Frame 1 (no input): blank canvas, image omitted
Frame 60 (no input): blank canvas, image omitted
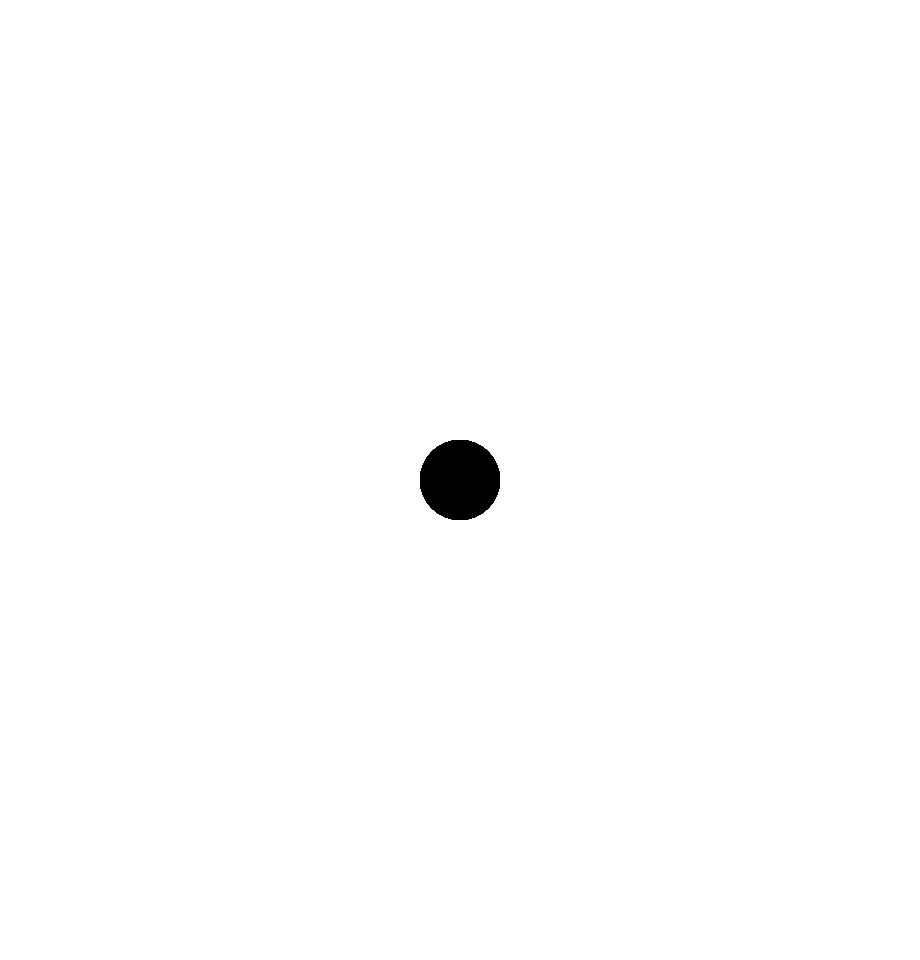
Frame 120 (the mouse pressed at the canvas centre since frame 60)

The p5.js sketch whose frames 1 and 60 were blank and that drew this single picture after the mouse press (run headless with seeded random() and noise() and a simulated clock; from frame 60 on, the mouse is pressed at the canvas centre):

// p5.js sketch
// ── sketch.js
function setup() {
  createCanvas(920, 960);
}

function draw() {
  noStroke();
  if (mouseIsPressed) {
    fill(0);
  } else {
    fill(255);
  }
  ellipse(mouseX, mouseY, 80, 80);
}
